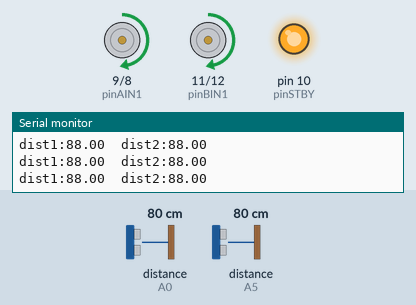
Recording of a sketch running on a simulated Arduino Uno, built with avr-gcc and run on an emulated ATmega328P. On the bench: motor-driver pin pairs drawn as motors (green arrow = first pin HIGH = forward, orange = second pin HIGH = backward, longer = more drive, scaled by the enable pin, stopped while the standby pin is LOW), output pins drawn as LEDs (lit = HIGH), the last lines printed to the serial monitor. Wiring (inferred from the names in the program): 2 × ultrasonic range finder: trigger pin 2, echo A5 / trigger pin 4, echo A0. Inputs (shaded band) come from the test bench; at power-on: distance to the obstacle (sensors on A0, A5) 80 cm. The echo pulse lasts 58.3 µs per cm; pins used as bus, display or sensor lines are not drawn.

Above: at 1.2 s.
1.3 s: distance to the obstacle (sensor on A0) set to 18 cm
4.3 s: distance to the obstacle (sensor on A5) set to 31 cm
5.8 s: distance to the obstacle (sensor on A5) set to 24 cm
At 6.5 s:
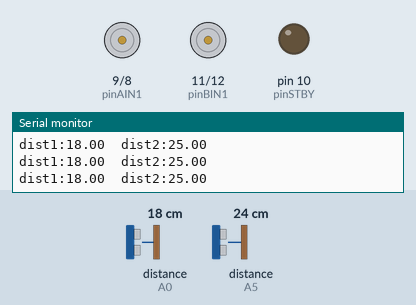
7.3 s: distance to the obstacle (sensor on A5) set to 60 cm
At 7.9 s:
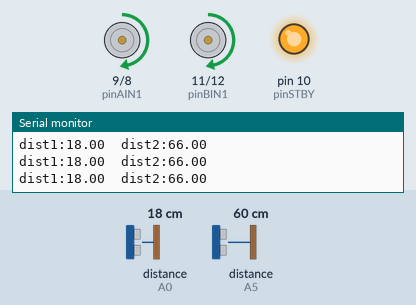
8.8 s: distance to the obstacle (sensor on A5) set to 2 cm
At 10.0 s:
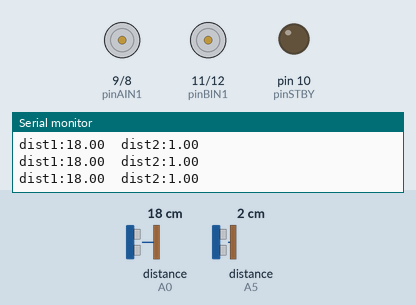
10.3 s: distance to the obstacle (sensor on A0) set to 24 cm
11.8 s: distance to the obstacle (sensor on A0) set to 30 cm
At 13.0 s:
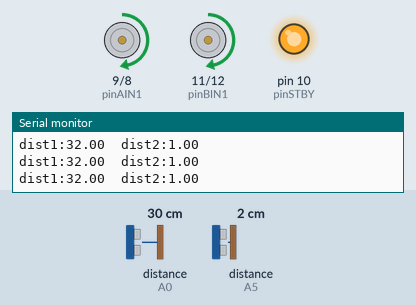
Timing chart, 0 to 14.8 s (numbered marks = the images above; inputs shaded):
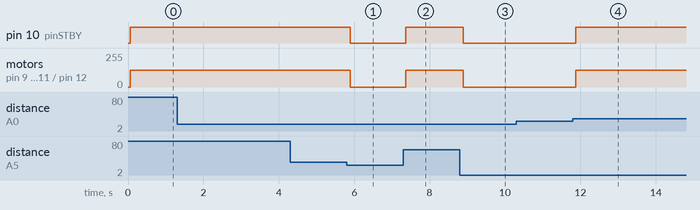

The sketch:

Ultrasonic_Stop.ino
```cpp
/*
Sample Code to run the Sparkfun TB6612FNG 1A Dual Motor Driver using Arduino UNO R3

This code conducts a few simple manoeuvres to illustrate the functions:
  - motorDrive(motorNumber, motorDirection, motorSpeed)
  - motorBrake(motorNumber)
  - motorStop(motorNumber)
  - motorsStandby

Connections:
- Pin 3 ---> PWMA
- Pin 8 ---> AIN2
- Pin 9 ---> AIN1
- Pin 10 ---> STBY
- Pin 11 ---> BIN1
- Pin 12 ---> BIN2
- Pin 5 ---> PWMB

- Motor 1: A01 and A02
- Motor 2: B01 and B02

*/
// initailization for sensors

const int echoPin1 = A0, trigPin1 = 4, echoPin2 = A5, trigPin2 = 2;
double dist1 = 0, dist2 = 0, setDist = 100, thrVal = 0;
const int sampleTime = 50;  // Sample time in ms

//Define the Pins

//Motor 1
int pinAIN1 = 9; //Direction
int pinAIN2 = 8; //Direction
int pinPWMA = 3; //Speed

//Motor 2
int pinBIN1 = 11; //Direction
int pinBIN2 = 12; //Direction
int pinPWMB = 5; //Speed

//Standby
int pinSTBY = 10;

//Constants to help remember the parameters
static boolean turnCW = 0;  //for motorDrive function
static boolean turnCCW = 1; //for motorDrive function
static boolean motor1 = 0;  //for motorDrive, motorStop, motorBrake functions
static boolean motor2 = 1;  //for motorDrive, motorStop, motorBrake functions

//


void setup()
{
//Set the PIN Modes
  pinMode(pinPWMA, OUTPUT);
  pinMode(pinAIN1, OUTPUT);
  pinMode(pinAIN2, OUTPUT);

  pinMode(pinPWMB, OUTPUT);
  pinMode(pinBIN1, OUTPUT);
  pinMode(pinBIN2, OUTPUT);

  pinMode(pinSTBY, OUTPUT);
//
 Serial.begin(9600);
  pinMode(trigPin1, OUTPUT);
  pinMode(trigPin2, OUTPUT);
  pinMode(echoPin1, INPUT);
  pinMode(echoPin2, INPUT);

}

void loop()
{

  //Drive both motors CW, full speed


if (dist1 >= 30 || dist2 >= 30)
{
  motorDrive(motor1, turnCW, 125);
  motorDrive(motor2, turnCW, 125);
}
else
{
  motorBrake(motor1);
  motorBrake(motor2);
  motorsStandby();
}

  //Keep driving for 2 secs
//  delay(2000);
/*
  //Turn towards motor1: Stop Motor1, slow Motor2
  motorStop(motor1);
  motorDrive(motor2, turnCW, 192);

  //Keep turning for 2 secs
  delay(2000);

  //Turn in opposite direction: Stop Motor2, slow Motor1
  motorDrive(motor1, turnCW, 192);
  delay(250);
  motorStop(motor2);

  //Keep turning for 2 secs
  delay(2000);

  //Straighten up
  motorDrive(motor2, turnCW, 192);
  delay(500);

  //Put motors into Standby
  motorsStandby();
  delay(1000);

  //Do a tight turn towards motor1: Motor2 forward, Motor1 reverse
  motorDrive(motor1, turnCCW, 192);
  motorDrive(motor2, turnCW, 192);

  //Keep turning for 2 secs
  delay(2000);


  //Apply Brakes, then into Standby
if ( dist1 < 5 && dist2 < 5 ) {
  motorBrake(motor1);
  motorBrake(motor2);
  motorsStandby();
}
  //Stand still for 5 secs, then we do it all over again...
  delay(5000);

*/


// ultrasonic code
 readSensor1();
  readSensor2();

  delay(sampleTime);
}

long readSensor1(){

  digitalWrite(trigPin1, LOW);
  delayMicroseconds(2);
  digitalWrite(trigPin1, HIGH);
  delayMicroseconds(10);
  digitalWrite(trigPin1, LOW);
  dist1 = pulseIn(echoPin1, HIGH, 25000)/29/2*10/9;

  Serial.print("dist1:");Serial.print(dist1);Serial.print("\t");

}

long readSensor2(){

  digitalWrite(trigPin2, LOW);
  delayMicroseconds(2);
  digitalWrite(trigPin2, HIGH);
  delayMicroseconds(10);
  digitalWrite(trigPin2, LOW);
  dist2 = pulseIn(echoPin2, HIGH, 25000)/29/2*10/9;

  Serial.print("dist2:");Serial.print(dist2);Serial.print("\n");

}

void motorDrive(boolean motorNumber, boolean motorDirection, int motorSpeed)
{
  /*
  This Drives a specified motor, in a specific direction, at a specified speed:
    - motorNumber: motor1 or motor2 ---> Motor 1 or Motor 2
    - motorDirection: turnCW or turnCCW ---> clockwise or counter-clockwise
    - motorSpeed: 0 to 255 ---> 0 = stop / 255 = fast
  */

  boolean pinIn1;  //Relates to AIN1 or BIN1 (depending on the motor number specified)


//Specify the Direction to turn the motor
  //Clockwise: AIN1/BIN1 = HIGH and AIN2/BIN2 = LOW
  //Counter-Clockwise: AIN1/BIN1 = LOW and AIN2/BIN2 = HIGH
  if (motorDirection == turnCW)
    pinIn1 = HIGH;
  else
    pinIn1 = LOW;

//Select the motor to turn, and set the direction and the speed
  if(motorNumber == motor1)
  {
    digitalWrite(pinAIN1, pinIn1);
    digitalWrite(pinAIN2, !pinIn1);  //This is the opposite of the AIN1
    analogWrite(pinPWMA, motorSpeed);
  }
  else
  {
    digitalWrite(pinBIN1, pinIn1);
    digitalWrite(pinBIN2, !pinIn1);  //This is the opposite of the BIN1
    analogWrite(pinPWMB, motorSpeed);
  }


//Finally , make sure STBY is disabled - pull it HIGH
  digitalWrite(pinSTBY, HIGH);

}

void motorBrake(boolean motorNumber)
{
/*
This "Short Brake"s the specified motor, by setting speed to zero
*/

  if (motorNumber == motor1)
    analogWrite(pinPWMA, 0);
  else
    analogWrite(pinPWMB, 0);

}


void motorStop(boolean motorNumber)
{
  /*
  This stops the specified motor by setting both IN pins to LOW
  */
  if (motorNumber == motor1) {
    digitalWrite(pinAIN1, LOW);
    digitalWrite(pinAIN2, LOW);
  }
  else
  {
    digitalWrite(pinBIN1, LOW);
    digitalWrite(pinBIN2, LOW);
  }
}


void motorsStandby()
{
  /*
  This puts the motors into Standby Mode
  */
  digitalWrite(pinSTBY, LOW);
}
```

Measured:
- the behaviour switches between 28 and 27 cm on distance to the obstacle (sensor on A5) (found by bisection; images 0 and 1)
- the behaviour switches between 27 and 28 cm on distance to the obstacle (sensor on A0) (found by bisection; images 3 and 4)
- after the input at 5.8 s, pin 10 (pinSTBY): HIGH → LOW after 0.09 s; motor on pin 9 (pinAIN1) / pin 8 (pinAIN2), motor on pin 11 (pinBIN1) / pin 12 (pinBIN2): forward 125/255 → stopped after 0.09 s
- after the input at 7.3 s, pin 10 (pinSTBY): LOW → HIGH after 0.07 s; motor on pin 9 (pinAIN1) / pin 8 (pinAIN2), motor on pin 11 (pinBIN1) / pin 12 (pinBIN2): stopped → forward 125/255 after 0.07 s
- after the input at 8.8 s, pin 10 (pinSTBY): HIGH → LOW after 0.09 s; motor on pin 9 (pinAIN1) / pin 8 (pinAIN2), motor on pin 11 (pinBIN1) / pin 12 (pinBIN2): forward 125/255 → stopped after 0.09 s
- after the input at 11.8 s, pin 10 (pinSTBY): LOW → HIGH after 0.08 s; motor on pin 9 (pinAIN1) / pin 8 (pinAIN2), motor on pin 11 (pinBIN1) / pin 12 (pinBIN2): stopped → forward 125/255 after 0.08 s
